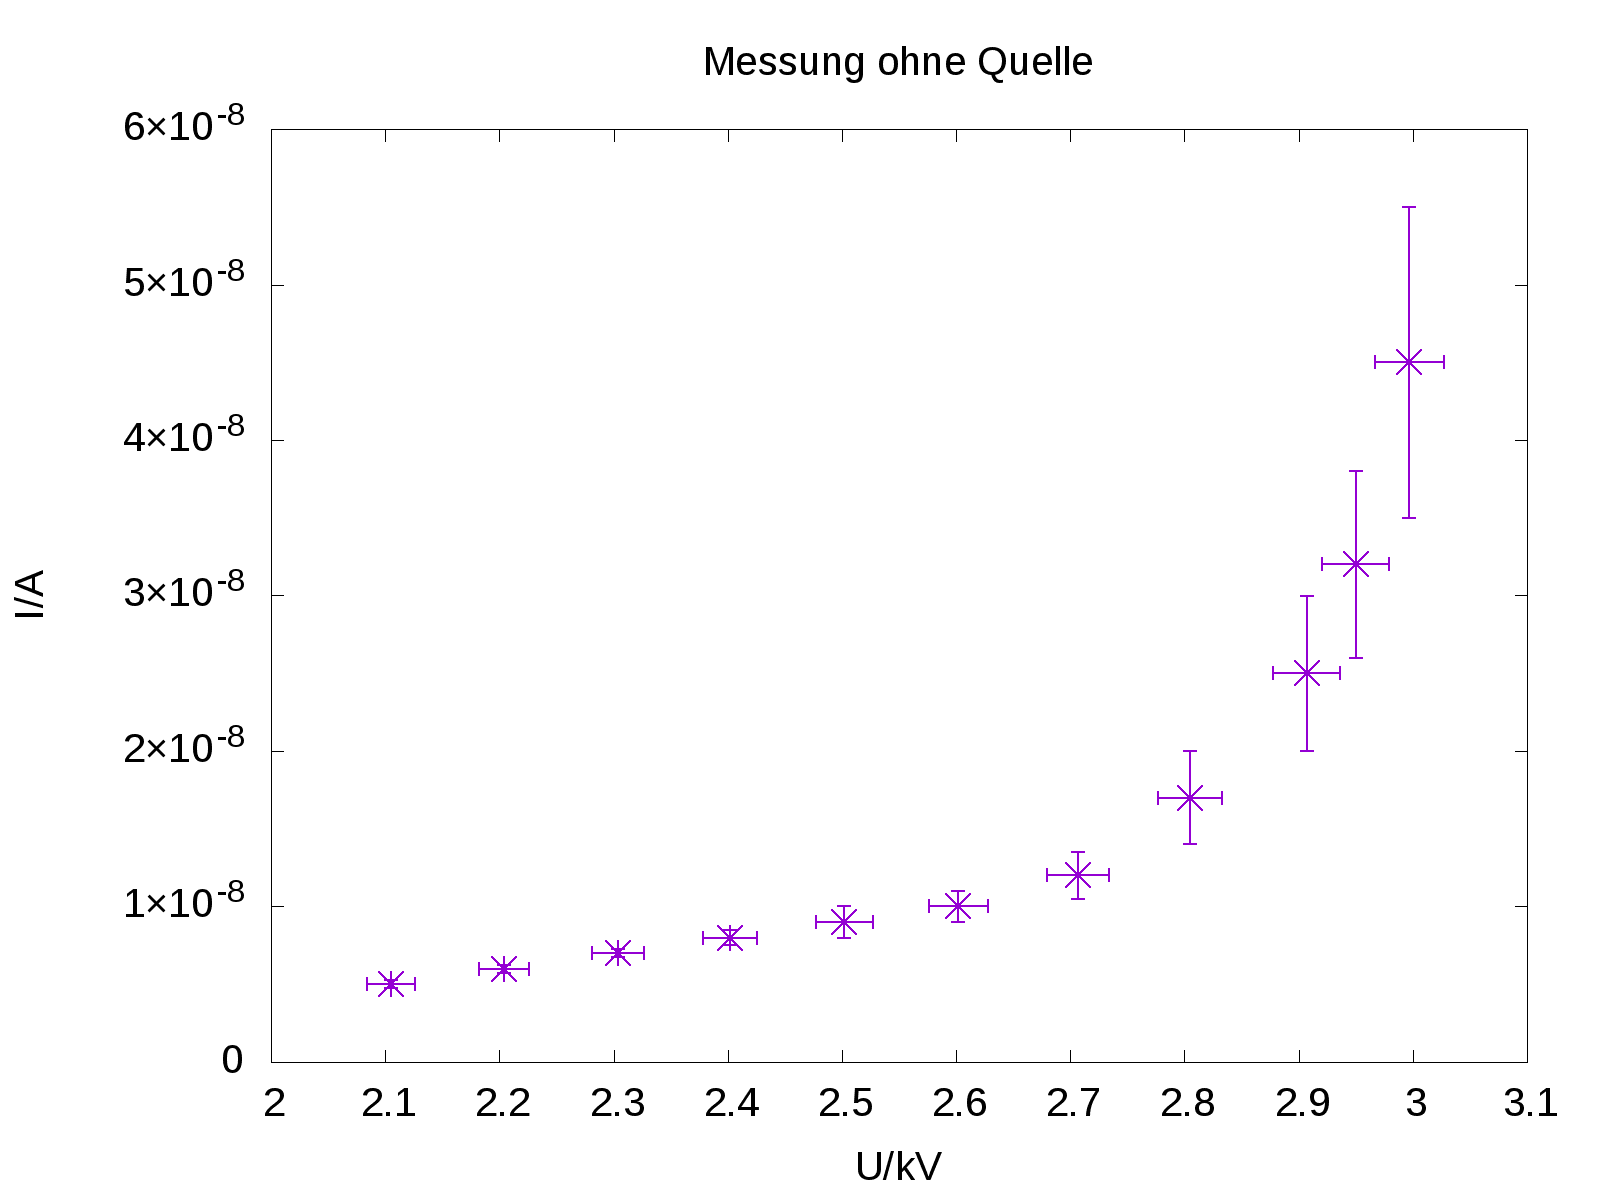

Write the gnuplot code that produced this figure.
set terminal png enhanced font arial 30 size 1600,1200
set encoding utf8



set title "Messung ohne Quelle"
#f1(x)=a*x+b
#f2(x)=c*x+d


#set xrange [0:50]
set xlabel "U/kV"
set ylabel "I/A"
unset key

#set grid ytics lt 0 lw 1 lc rgb "#bbbbbb"
#set grid xtics lt 0 lw 1 lc rgb "#bbbbbb"

set output "ohne.png"

#fit f1(x) "ver.txt" using 1:4 via a, b 
#fit f2(x) "hor.txt" using 1:4 via c, d

plot "ohne.dat" u 1:3:($2/2):4 pt 3 ps 4 lw 2 with xyerrorbars
#"hor.txt" u ($1):4:(0.04)1:(10) pt 1 ps 4 with xyerrorbars, f2(x)
pause 1
